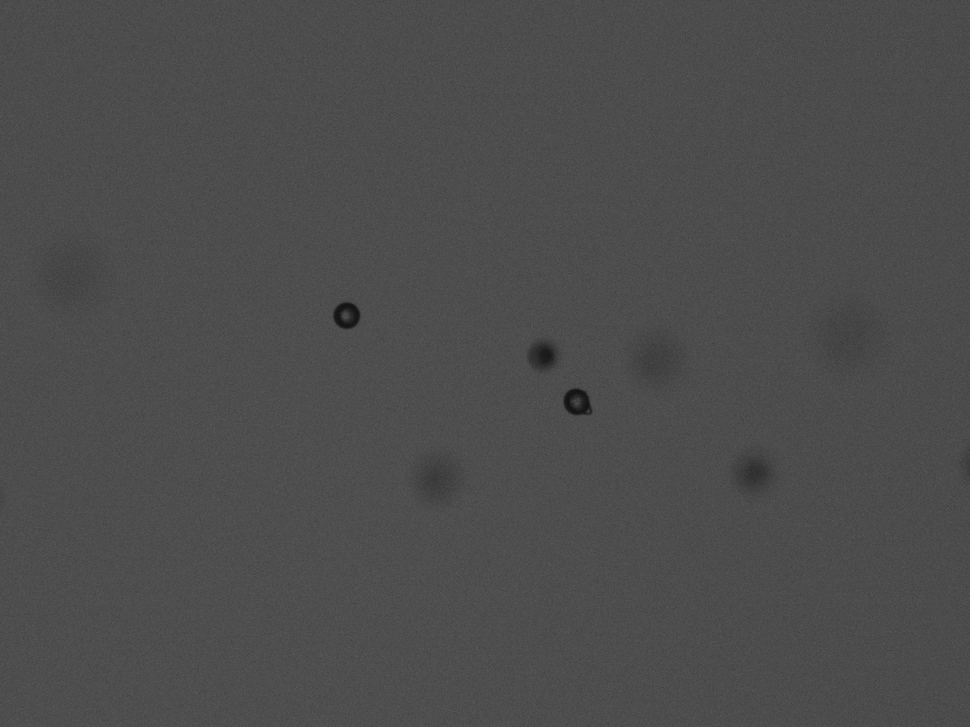
#> input picture Package/Example_images/255kHz_48ulpermin-06012020112137-58.png, 970 x 727 px, shrunk from 2048 x 1536 before the run
$ python -i droplets.py   (imports and definitions only)   (older library calls are emulated)
#> lines starting #> are read from the running program, lines starting #| are printed output that depends on the picture; after the words box and inside, x2 and y2 are one past the last pixel; in counts of white or black regions, pixels touching at a corner belong together
#> in do_cutouts, image is the input picture: shape (727, 970, 3); min 15, max 93, mean 76.8
import os

import numpy as np
import cv2
import matplotlib.pyplot as plt

from scipy import signal

import gc
import pprint
####DIAGNOSTICS NOT IN USE
#import matplotlib._pylab_helpers
from memory_profiler import profile


def gkern(kernlen=34, nsig=5.5):
    """Returns a 2D Gaussian kernel array."""
    gkern1d = signal.gaussian(kernlen, std=nsig).reshape(kernlen, 1)
    gkern2d = np.outer(gkern1d, gkern1d)
    return gkern2d

def kernel_from_d(d_um=2.2, scaling_factor=0.345):
    '''
    d_um=2.2 # micrometer, smallest feature we want to detect
    scaling_factor=0.345 #pixels/um
    d=d_um/scaling_factor #d in pixels
    sigma=d*0.5*np.sqrt(3) # estimate of a good sigma to use Guesebroek et al.
    cutoff=2*np.ceil(3*sigma)
    '''
    d = d_um/scaling_factor  # d in pixels
    # estimate of a good sigma to use Guesebroek et al.
    sigma = d*0.5*np.sqrt(3)
    #print(sigma)
    cutoff = int(2*np.ceil(3*sigma)+1)
    #print(cutoff)
    kernel = np.array(gkern(kernlen=cutoff, nsig=sigma))

    return kernel, sigma, cutoff


def GD_metric(in_img, d_um=2.2, scaling_factor=0.345,g_gradient_x=None, g_gradient_y=None):
    '''input img in openCV format
    d_um is smallest feature detectable in image (resolution)
    g_gradient_x if provided is the kernel used in x, otherwise calculated from d_um
    g_gradient_y if provided is the kernel used in y, otherwise calculated from d_um

    return metric, filtered
    Method from

    Shah et. al, Identification of Robust Focus Measure Functions for the Automated Capturing of Focused Images from
     Ziehl-Neelsen Stained Sputum Smear Microscopy Slide

     and

    Geusebroek et. al, Robust Autofocusing in Microscopy

    code written and developed by H.Olof Jönsson 2020, please
    credit (whatever paper we make) if using the code directly
    '''
#> called with d_um = 2.2, scaling_factor = 0.345

    src = cv2.cvtColor(in_img, cv2.COLOR_BGR2GRAY)  # grayscale conversion
    # calculate kernel for x
    if g_gradient_x == None:
        kernel_2d, sigma, cutoff = kernel_from_d(d_um=d_um,scaling_factor=scaling_factor)
        g_gradient_x = np.gradient(kernel_2d, axis=1)

    # calculate kernel for y
    if g_gradient_y == None:
        kernel_2d, sigma, cutoff = kernel_from_d(d_um=d_um,scaling_factor=scaling_factor)
        g_gradient_y = np.gradient(kernel_2d, axis=0)

    # convolute with x kernel
    filtered_x = cv2.filter2D(src, cv2.CV_32S, g_gradient_x)
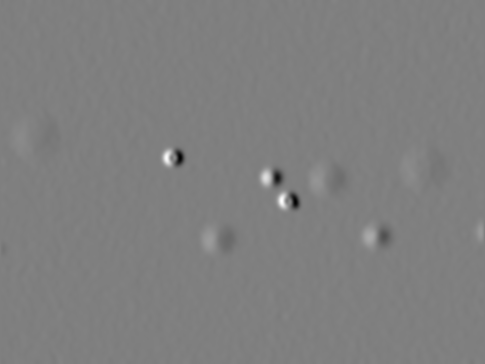
#> filtered_x: shape (727, 970) int32 (shown at 1/2 size); min -572, max 572, mean 0.3; drawn with min black and max white
    # convolute with y kernel
    filtered_y = cv2.filter2D(src, cv2.CV_32S, g_gradient_y)

    filtered = np.add(np.square(filtered_x), np.square(
        filtered_y))  # squared sum of each pixel
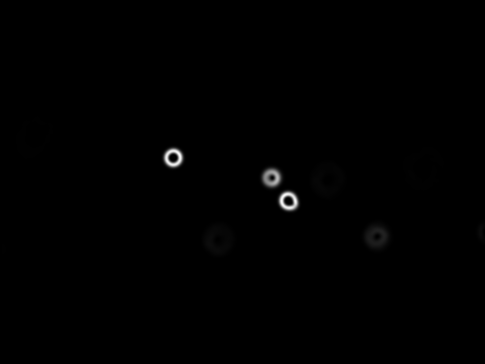
#> filtered: shape (727, 970) int32 (shown at 1/2 size); min 0, max 334681, mean 1204; drawn with min black and max white
    # sum of all pixels, divided by the total number of pixels
    metric = np.divide(np.sum(filtered), src.size)
#> metric = 1204

    del in_img
    del src
    del filtered_x
    del filtered_y
    del kernel_2d
    del g_gradient_x
    del g_gradient_y

    return metric, filtered


# [4 lines left out: function plot_GD_result, not called in this run]


def do_cutouts(path_to_image,
               threshold_fraction=0.15,
               closing_kernel=30,
               smallest_size_um2=10000,
               d_um=2.2,
               scaling=0.345,
               show_diagnostics=False):
    '''input
    path_to_image path to image to do cutouts from
    d_um is smallest feature detectable in image (resolution)
    closing_kernel is the size of the closing kernel in pixels.
    smallest_size_um2 is the smallest area that will be cut out in um^2
    scaling is the size of pixels in um
    return_diagnostics if True will make a series of diagnostic plots


    The code will
    1) load the image
    2) calculate the gauusian derivative in each point, using sigma calculated from d_um and scaling
    3) use the treshold fractio threshold_fraction together with a closing algorithm with size closing_kernel to determine contours
    4) Cutout a rectangle around the outermost contours larger than smallest_size_um2

    Gaussian derivative method from
    Shah et. al, Identification of Robust Focus Measure Functions for the Automated Capturing of Focused Images from
     Ziehl-Neelsen Stained Sputum Smear Microscopy Slide
     and
    Geusebroek et. al, Robust Autofocusing in Microscopy

    code written and developed by H.Olof Jönsson 2020, please
    credit (whatever paper we make) if using the code directly


    return

    cuts
    metrics

    '''


    #load image
    image = cv2.imread(path_to_image)
    #image = cv2.cvtColor(image, cv2.COLOR_BGR2GRAY)


    #calculate the focus metric
    metric, filtered = GD_metric(image,d_um=d_um,scaling_factor=scaling)
#> metric = 1204

    #calcualte the threshold value
    threshold=np.max(filtered)*threshold_fraction
#> threshold = 50202.2
    if threshold<10000:
        threshold=10000
    #threshold=np.median(filtered)*threshold_factor

    #apply thresholding, to get where the focus metric is significant
    as_integer_array=(filtered>threshold).astype('uint8')
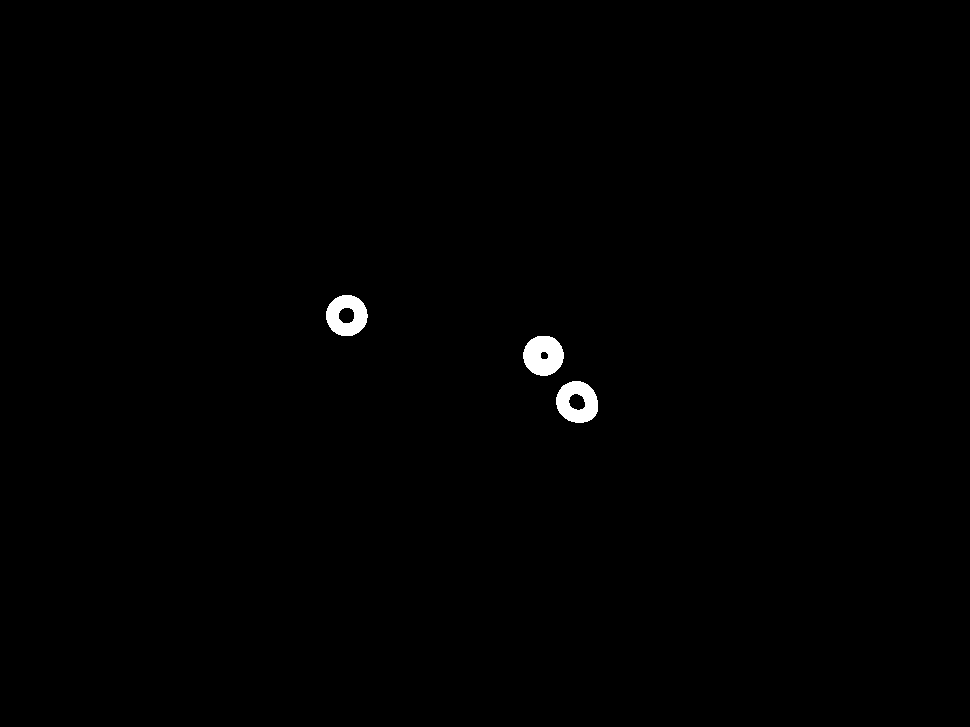
#> as_integer_array: shape (727, 970); values 0 (black) and 1 (white), 0.51% white; 3 white regions, box (x1, y1, x2, y2) and area: (523, 336, 564, 376) 1248, (556, 381, 598, 423) 1207, (326, 295, 368, 336) 1166
    ret,thresh = cv2.threshold(as_integer_array,0,255,cv2.THRESH_BINARY)

    #apply closing of thresholds, to get more uniform shapes
    closing_kernel = np.ones((closing_kernel,closing_kernel), dtype=np.uint8)
    closing = cv2.morphologyEx(thresh, cv2.MORPH_CLOSE, closing_kernel)
#> closing: shape (727, 970); 0.6% white; 2 white regions

    #Calculate the contours in the thresholded image
    contours,hierarchy=cv2.findContours(closing, cv2.RETR_TREE,   cv2.CHAIN_APPROX_SIMPLE)
#> contours = 2 contours; box (x1, y1, x2, y2) and area: (524, 337, 599, 424) 2786, (327, 296, 369, 337) 1294

    #Cut out a rectangle around the contours found, with "extra" on the sides
    cut_from=image.copy()
    cuts=[]
    metrics=[]

    extra=0.5
    contour=None


    for c_index,contour in enumerate(contours):

        #finding enclosing rectangle around countours
        x,y,w,h = cv2.boundingRect(contour)

        if hierarchy[0,c_index,3]<0:

            #only do cutouts larger that this
            rectangle_size=w*h
            smallest_size=(smallest_size_um2*scaling*scaling)
            if rectangle_size>smallest_size:
                #print(str(rectangle_size) + ' is larger than ' + str(smallest_size))


                #draw the rectangle on the input image, for diagnostic purposes
                cv2.rectangle(image,(x,y),(x+w,y+h),(0,255,0),5)


                #adding extra on the sides, avoiding edge clipping
                input_h=cut_from.shape[0]
                input_w=cut_from.shape[1]

                y_min=int(y-extra*h)
                y_min=max(y_min,0)
                y_max=min(int(y+extra*h+h),input_h)
                x_min=max(int(x-extra*w),0)
                x_max=int(x+extra*w+w)
                x_max=min(x_max,input_w)


                #cutting out the part
                image_i = cut_from[y_min:
                       y_max,
                       x_min:
                       x_max]

                #add the cut to the list
                cuts.append(image_i)
                #plt.figure()
                #plt.imshow(image_i)
                #plt.title('{0:.0f}'.format(metric))

                #calcualte the metric, using same paramaters as for the initial cutting
                metric,_=GD_metric(image_i,d_um=d_um,scaling_factor=scaling)

                metrics.append(metric)
                cv2.putText(image, '{0:.0f}'.format(metric), (x,y),cv2.FONT_HERSHEY_DUPLEX, 2, (255, 255, 255), 3)
                del image_i
            else:
                cv2.rectangle(image,(x,y),(x+w,y+h),(0,0,255),5)
                cv2.putText(image, 'x', (x,y),cv2.FONT_HERSHEY_DUPLEX, 2, (255, 255, 255), 3)
#> this loop made 2 passes
#> (c_index, x, y, w, h, rectangle_size, smallest_size, input_h) on passes 1 to 2: (0, 524, 337, 75, 87, 6525, 1190.2, 727), (1, 327, 296, 42, 41, 1722, 1190.2, 727)
#> pass 1, in do_cutouts, `image_i = cut_from[y_min: y_max, x_min: x_max]`:
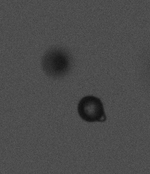
#> image_i: shape (174, 150, 3); min 16, max 89, mean 75.4
#> pass 1, in gkern (call 3), `gkern2d = np.outer(gkern1d, gkern1d)`:
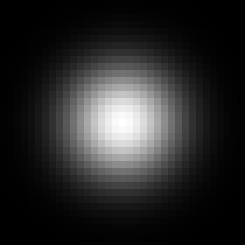
#> gkern2d: shape (35, 35) float64 (shown 7 times larger); min 7.67e-05, max 1, mean 0.156
#> pass 1, in GD_metric (call 2), `g_gradient_x = np.gradient(kernel_2d, axis=1)`:
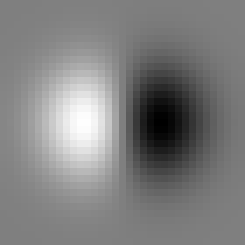
#> g_gradient_x: shape (35, 35) float64 (shown 7 times larger); min -0.108, max 0.108, mean -1.81e-19; drawn with min black and max white
#> after the loop:
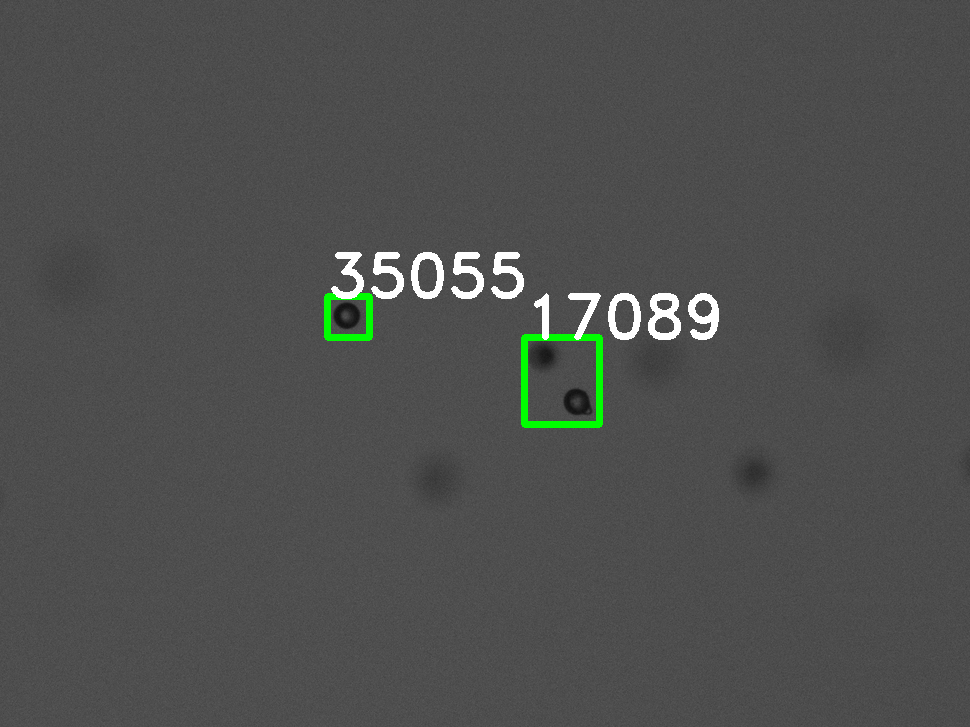
#> image: shape (727, 970, 3); 1.44% of pixels changed, all inside (x1, y1, x2, y2) = (324, 252, 719, 428)
#> after the loop, cuts = 2 items; metrics = [17089.5, 35054.8]

    fig=None
    if show_diagnostics==True:

        fig,axs=plt.subplots(nrows=3,ncols=2,figsize=[2*10,2*10])
        fig.suptitle(path_to_image)

        ax_topleft=axs[0,0]
        ax_topright=axs[0,1]
        ax_midleft=axs[1,0]
        ax_midright=axs[1,1]
        ax_bottomleft=axs[2,0]
        ax_bottomright=axs[2,1]

        plot_GD_result(image, metric, ax_topleft)

        ax_topright.set_title('After gaussian derivative filter, threshold in red')
        ax_topright.contour(filtered,levels=[threshold],colors=['red'])
        plot_GD_result(filtered, metric, ax_topright)

        ax_bottomleft.set_title('distribution of focus metric, log scale')
        _=ax_bottomleft.hist(filtered.flatten(),bins=100)
        ax_bottomleft.plot([threshold,threshold],[0,ax_bottomleft.get_ylim()[1]],c='red')


        #print('')
        #ax_bottomleft.set_yscale('log')
        #print('')

        ax_midleft.set_title('after thresholding')
        ax_midleft.imshow(thresh,cmap='gray_r')

        ax_midright.set_title('after closing')
        ax_midright.imshow(closing,cmap='gray_r')
        fig.tight_layout(rect=[0, 0, 1, 0.95])

    return_fig=fig

    #plt.close('all')
    #fig.clf()
    #del fig
    #del image
    #del axs
    '''
    for i in range(2):
        print('Collecting %d ...' % i)
        n = gc.collect()
        print('Unreachable objects:', n)
        print('Remaining Garbage:', )
        pprint.pprint(gc.garbage)
        print()
    '''
    '''    for i in range(2):
        print('Collecting %d ...' % i)
        n = gc.collect()
        print('Unreachable objects:', n)
        print('Remaining Garbage:', )
        pprint.pprint(gc.garbage)
        print()'''

    return cuts,metrics,return_fig

# [127 lines left out: functions do_metrics, do_stuff, not called in this run]


>>> result = do_cutouts('Example_images/255kHz_48ulpermin-06012020112137-58.png')
